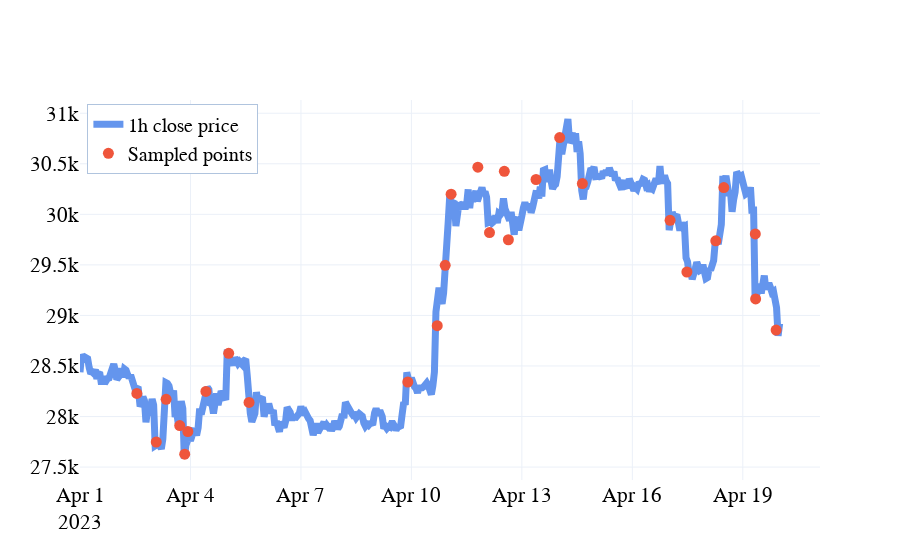

Notebook code for this chart:
### Code cell
fig = go.Figure([go.Scatter(x=btc_60_min_subset['datetime'], y=btc_60_min_subset['close'], name="1h close price",
                              line=dict(width=7,
                                        color='cornflowerblue'))
                 ])
fig.add_trace(go.Scatter(mode="markers", x=btc_cumsum_subset["datetime"], y=btc_cumsum_subset["close"], name="Sampled points",
                         marker=dict(size=11)
                         ))
fig.update_layout(xaxis_rangeslider_visible=False, 
                  template='plotly_white', 
                  legend=dict(
                                yanchor="top",
                                y=0.99,
                                xanchor="left",
                                x=0.01,
                                bordercolor="LightSteelBlue",
                                borderwidth=1,
                                 font=dict(
                                        family="Arial",
                                        size=20,
                                        color="black"
                                    )
                                )
                )

fig.update_xaxes(
                 # ticks="outside",
                 #tickwidth=2,
                 #tickcolor='black',
                 tickfont=dict(family='Arial', color='black', size=21),
                 title_font=dict(size=22, family='Arial'),
                )
fig.update_yaxes(
                 # ticks="outside",
                 # tickwidth=2,
                 # tickcolor='black',
                 tickfont=dict(family='Arial', color='black', size=21),
                 title_font=dict(size=22, family='Arial'),
                )
# fig.write_image("btc_cumsum.png", scale=2)
pio.write_image(fig, 'btc_cumsum.png',scale=3, width=2000, height=800)
fig.show()

### Figure 1 — Plotly figure (JSON) as saved in the notebook; plotly's stock layout.template omitted (floating-point values rounded to 4 significant figures; data arrays with more than 128 entries replaced by an {"elided": "..."} marker saying what was removed)
{"data": [{"line": {"color": "cornflowerblue", "width": 7}, "name": "1h close price", "type": "scatter", "x": {"elided": "457 str values"}, "y": {"elided": "457 float values"}}, {"marker": {"size": 11}, "mode": "markers", "name": "Sampled points", "type": "scatter", "x": ["2023-04-02T13:03:00", "2023-04-03T01:42:00", "2023-04-03T08:08:00", "2023-04-03T17:00:00", "2023-04-03T20:15:00", "2023-04-03T22:17:00", "2023-04-04T10:03:00", "2023-04-05T00:55:00", "2023-04-05T14:11:00", "2023-04-09T21:40:00", "2023-04-10T16:50:00", "2023-04-10T22:02:00", "2023-04-11T01:53:00", "2023-04-11T19:18:00", "2023-04-12T02:54:00", "2023-04-12T12:34:00", "2023-04-12T15:12:00", "2023-04-13T09:15:00", "2023-04-14T00:39:00", "2023-04-14T15:26:00", "2023-04-17T00:36:00", "2023-04-17T11:34:00", "2023-04-18T06:24:00", "2023-04-18T11:38:00", "2023-04-19T08:09:00", "2023-04-19T08:22:00", "2023-04-19T21:43:00"], "y": [28230.0, 27750.0, 28170.0, 27910.0, 27630.0, 27850.0, 28250.0, 28630.0, 28140.0, 28340.0, 28900.0, 29500.0, 30200.0, 30470.0, 29820, 30430.0, 29750.0, 30340.0, 30760.0, 30300.0, 29940.0, 29430.0, 29740.0, 30260.0, 29810.0, 29160.0, 28860.0]}], "layout": {"legend": {"bordercolor": "LightSteelBlue", "borderwidth": 1, "font": {"color": "black", "family": "Arial", "size": 20}, "x": 0.01, "xanchor": "left", "y": 0.99, "yanchor": "top"}, "xaxis": {"rangeslider": {"visible": false}, "tickfont": {"color": "black", "family": "Arial", "size": 21}, "title": {"font": {"family": "Arial", "size": 22}}}, "yaxis": {"tickfont": {"color": "black", "family": "Arial", "size": 21}, "title": {"font": {"family": "Arial", "size": 22}}}}}
